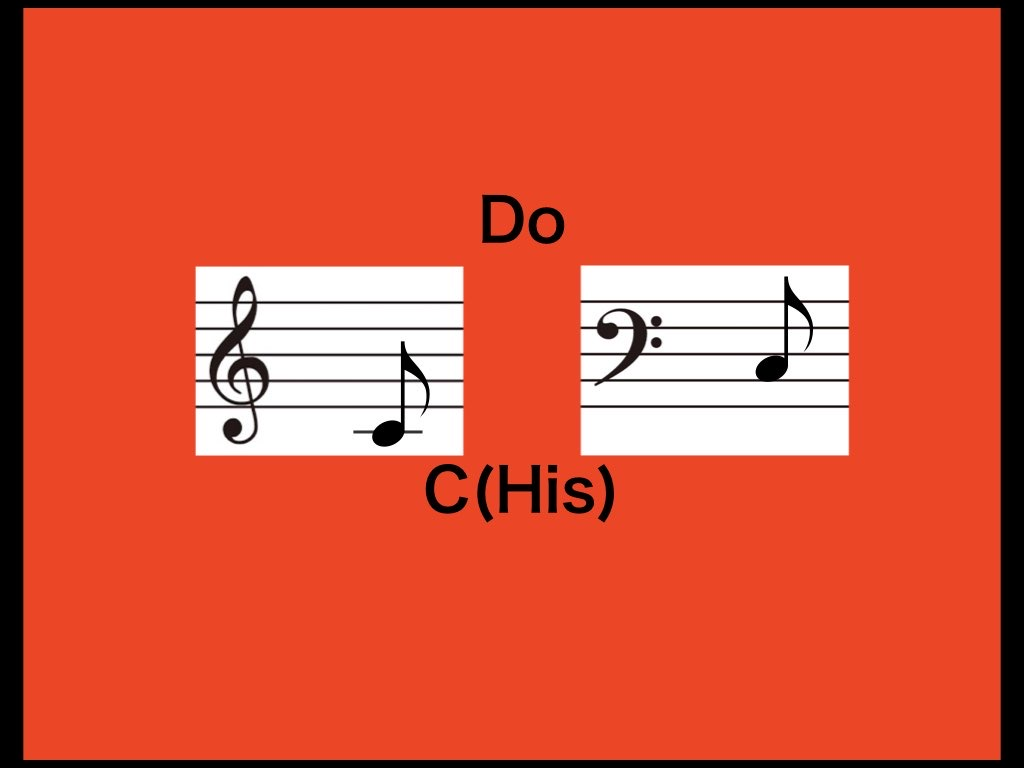
#> input picture sound=color_01.JPG, 1024 x 768 px
$ python '00_実験場.py'
#> lines starting #> are read from the running program, lines starting #| are printed output that depends on the picture
import cv2
import winsound
duration_ms=1000

img01 = cv2.imread('sound=color_01.JPG')
#> img01 is the input picture: shape (768, 1024, 3); mean B, G, R 59.5, 84.9, 216.6
img03 = cv2.imread('sound=color_03.JPG')
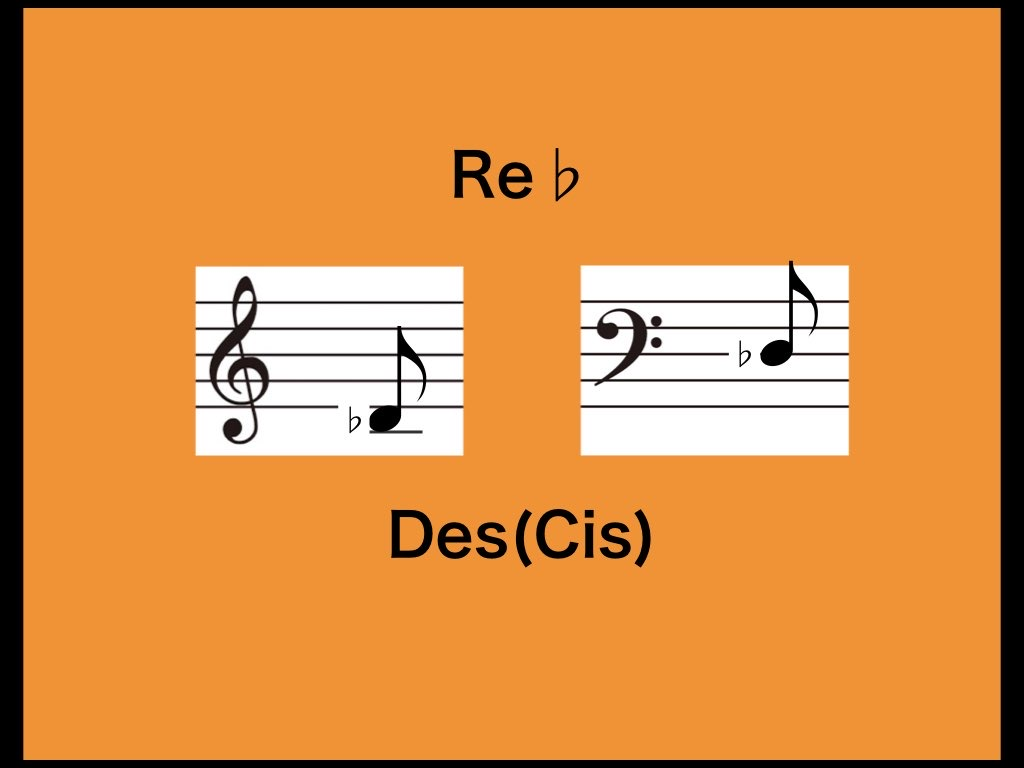
#> input picture sound=color_03.JPG, 1024 x 768 px
#> img03 is the input picture: shape (768, 1024, 3); mean B, G, R 72.3, 145.9, 220.1
img05 = cv2.imread('sound=color_05.JPG')
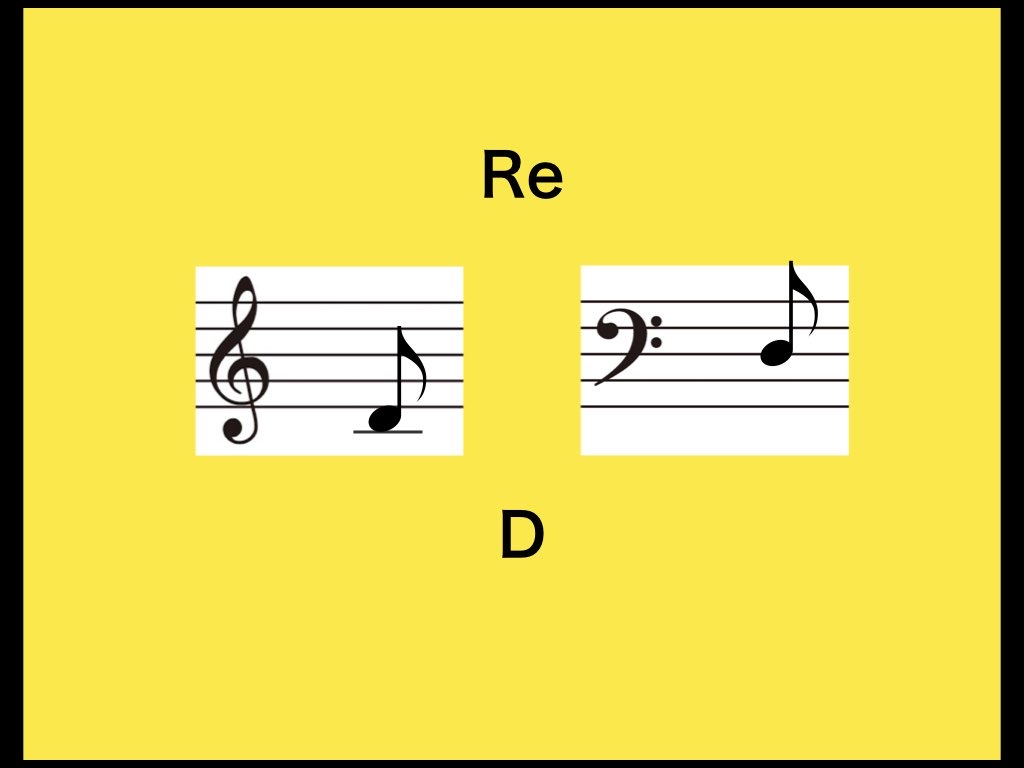
#> input picture sound=color_05.JPG, 1024 x 768 px
#> img05 is the input picture: shape (768, 1024, 3); mean B, G, R 90.2, 214.9, 230.3
img07 = cv2.imread('sound=color_07.JPG')
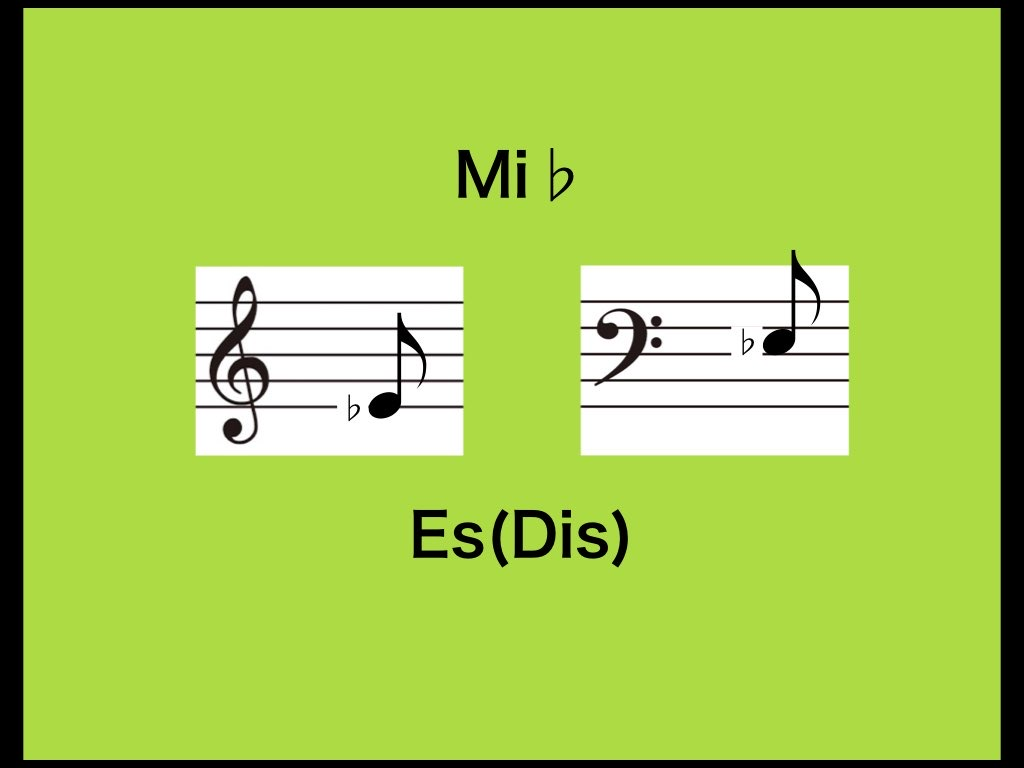
#> input picture sound=color_07.JPG, 1024 x 768 px
#> img07 is the input picture: shape (768, 1024, 3); mean B, G, R 83.5, 203.5, 167
img09 = cv2.imread('sound=color_09.JPG')
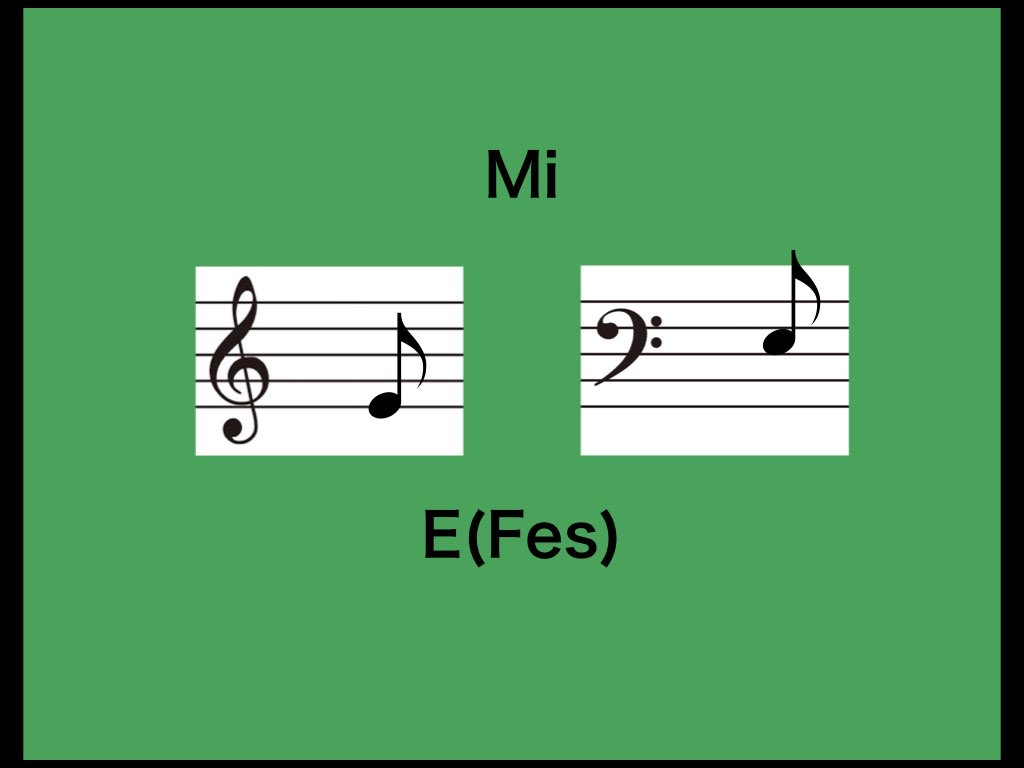
#> input picture sound=color_09.JPG, 1024 x 768 px
#> img09 is the input picture: shape (768, 1024, 3); mean B, G, R 101.7, 159, 87.5
img11 = cv2.imread('sound=color_11.JPG')
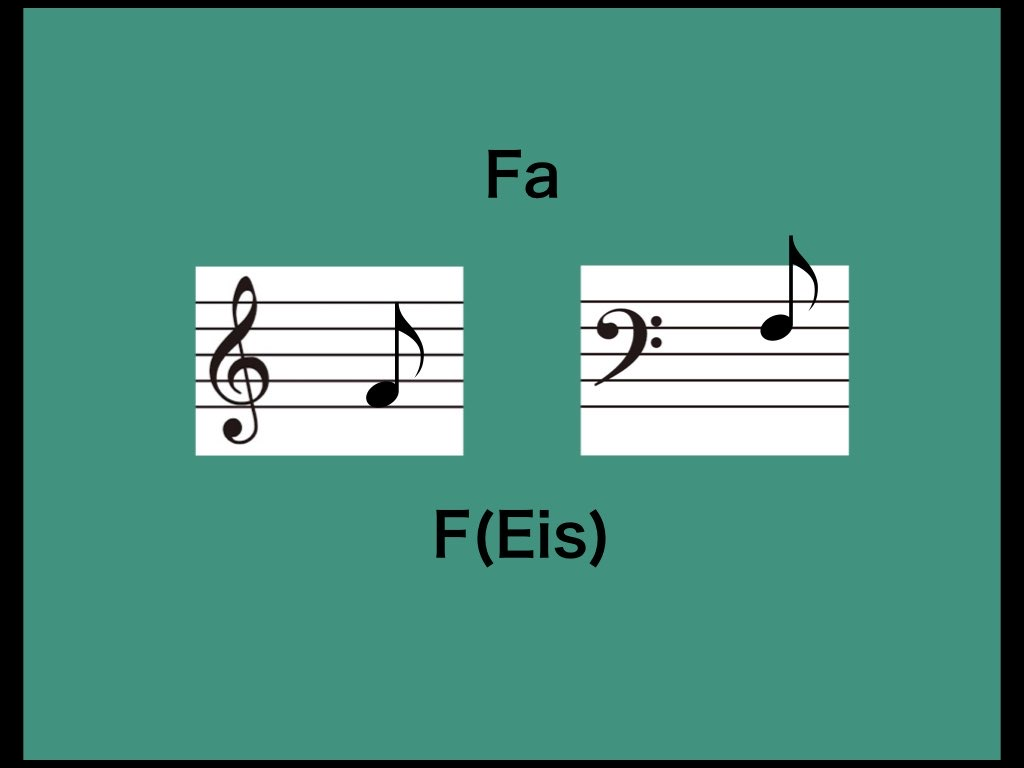
#> input picture sound=color_11.JPG, 1024 x 768 px
#> img11 is the input picture: shape (768, 1024, 3); mean B, G, R 130.5, 145.6, 81.3
img13 = cv2.imread('sound=color_13.JPG')
img15 = cv2.imread('sound=color_15.JPG')
img17 = cv2.imread('sound=color_17.JPG')
img19 = cv2.imread('sound=color_19.JPG')
img21 = cv2.imread('sound=color_21.JPG')
img23 = cv2.imread('sound=color_23.JPG')
img25 = cv2.imread('sound=color_25.JPG')

cv2.imshow('sound=color.JPG', img01)
cv2.moveWindow('sound=color.JPG', 100, 40)
cv2.waitKey(250)

while True:
    cv2.imshow('sound=color.JPG', img01)
    cv2.waitKey(1)
    winsound.Beep(523, duration_ms)
    if cv2.waitKey(250) > 0:
#> (key Esc is pressed here)
        cv2.destroyAllWindows()
        break

    cv2.imshow('sound=color.JPG', img03)
    cv2.waitKey(1)
    winsound.Beep(554, duration_ms)
    if cv2.waitKey(250) > 0:
        cv2.destroyAllWindows()
        break

    cv2.imshow('sound=color.JPG', img05)
    cv2.waitKey(1)
    winsound.Beep(587, duration_ms)
    if cv2.waitKey(250) > 0:
        cv2.destroyAllWindows()
        break

    cv2.imshow('sound=color.JPG', img07)
    cv2.waitKey(1)
    winsound.Beep(622, duration_ms)
    if cv2.waitKey(250) > 0:
        cv2.destroyAllWindows()
        break

    cv2.imshow('sound=color.JPG', img09)
    cv2.waitKey(1)
    winsound.Beep(659, duration_ms)
    if cv2.waitKey(250) > 0:
        cv2.destroyAllWindows()
        break

    cv2.imshow('sound=color.JPG', img11)
    cv2.waitKey(1)
    winsound.Beep(698, duration_ms)
    if cv2.waitKey(250) > 0:
        cv2.destroyAllWindows()
        break

    cv2.imshow('sound=color.JPG', img13)
    cv2.waitKey(1)
    winsound.Beep(740, duration_ms)
    if cv2.waitKey(250) > 0:
        cv2.destroyAllWindows()
        break

    cv2.imshow('sound=color.JPG', img15)
    cv2.waitKey(1)
    winsound.Beep(784, duration_ms)
    if cv2.waitKey(250) > 0:
        cv2.destroyAllWindows()
        break

    cv2.imshow('sound=color.JPG', img17)
    cv2.waitKey(1)
    winsound.Beep(830, duration_ms)
    if cv2.waitKey(250) > 0:
        cv2.destroyAllWindows()
        break

    cv2.imshow('sound=color.JPG', img19)
    cv2.waitKey(1)
    winsound.Beep(880, duration_ms)
    if cv2.waitKey(250) > 0:
        cv2.destroyAllWindows()
        break

    cv2.imshow('sound=color.JPG', img21)
    cv2.waitKey(1)
    winsound.Beep(932, duration_ms)
    if cv2.waitKey(250) > 0:
        cv2.destroyAllWindows()
        break

    cv2.imshow('sound=color.JPG', img23)
    cv2.waitKey(1)
    winsound.Beep(988, duration_ms)
    if cv2.waitKey(250) > 0:
        cv2.destroyAllWindows()
        break

    cv2.imshow('sound=color.JPG', img25)
    cv2.waitKey(1)
    winsound.Beep(1047, duration_ms)
    if cv2.waitKey(250) > 0:
        cv2.destroyAllWindows()
        break
